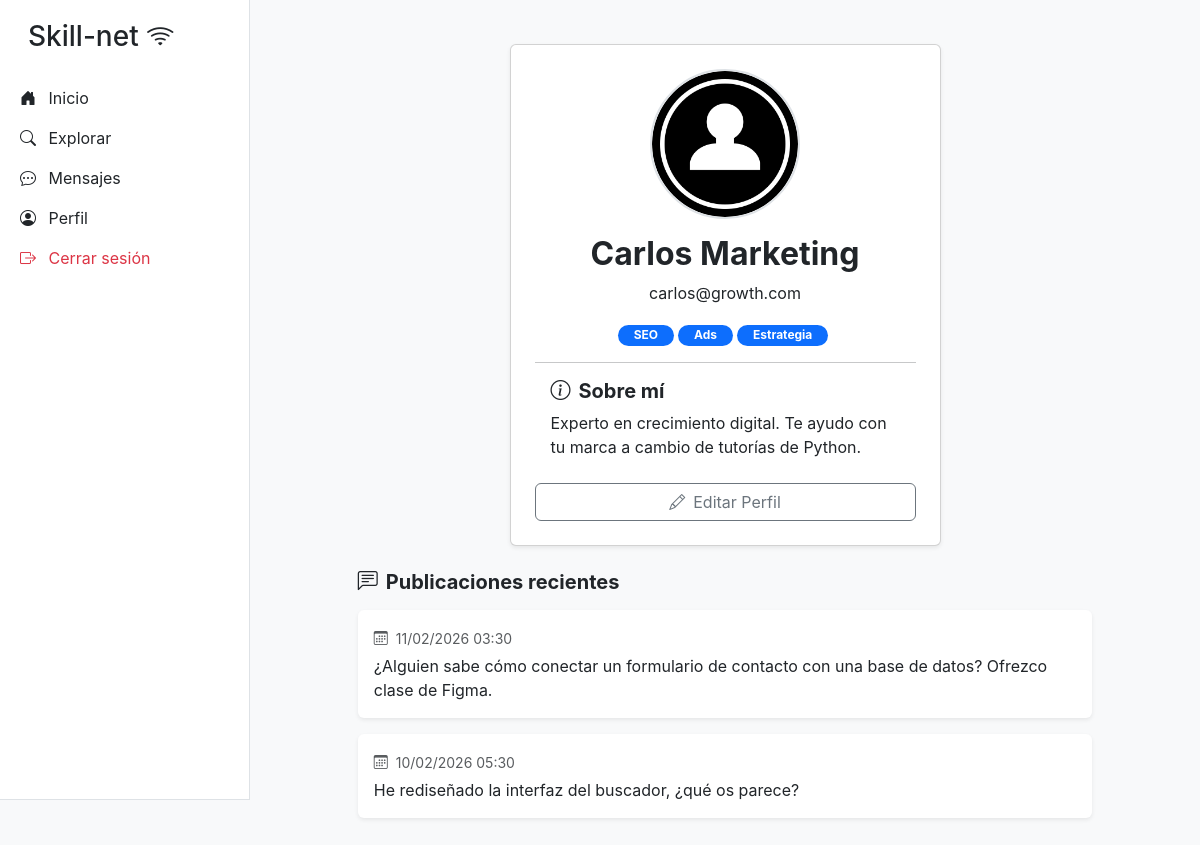
Screenshot of /perfil.php (signed in) with the database file from the repository.
### tables this page shows
CREATE TABLE IF NOT EXISTS usuarios (
    id INT AUTO_INCREMENT PRIMARY KEY,
    nombre VARCHAR(100) NOT NULL,
    email VARCHAR(150) NOT NULL UNIQUE,
    password VARCHAR(255) NOT NULL,
    habilidades TEXT,  
    bio TEXT,
    avatar VARCHAR(255) DEFAULT 'default.png',
    fecha_registro TIMESTAMP DEFAULT CURRENT_TIMESTAMP
);

CREATE TABLE IF NOT EXISTS publicaciones (
    id INT AUTO_INCREMENT PRIMARY KEY,
    id_usuario INT NOT NULL,
    contenido TEXT NOT NULL,
    fecha_publicacion TIMESTAMP DEFAULT CURRENT_TIMESTAMP,
    FOREIGN KEY (id_usuario) REFERENCES usuarios(id) ON DELETE CASCADE
);

### perfil.php (the view, shortened to what this page needs)
<?php
include 'phpscripts/dbconn.php';
$perfil_id = isset($_GET['id']) ? intval($_GET['id']) : $_SESSION['user_id'];
$stmt = $conn->prepare("SELECT nombre, email, habilidades, bio, avatar FROM usuarios WHERE id = ?");
$stmt->bind_param("i", $perfil_id);
$stmt->execute();
$resultado = $stmt->get_result();
$user_perfil = $resultado->fetch_assoc();
$fotoPerfil = (!empty($user_perfil['avatar']) && file_exists("img/" . $user_perfil['avatar']))
    ? $user_perfil['avatar']
    : "user.png";
?>
<!DOCTYPE html>
<html lang="es">
<head>
    <link href="https://cdn.jsdelivr.net/npm/bootstrap@5.3.0/dist/css/bootstrap.min.css" rel="stylesheet">
    <link rel="stylesheet" href="https://cdn.jsdelivr.net/npm/bootstrap-icons@1.11.0/font/bootstrap-icons.css">
    <link rel="stylesheet" href="css/style.css">
</head>
<body>
    <main class="main-content">
        <div class="container mt-4">
            <div class="row justify-content-center">
                <?php include("phpscripts/navbar.php"); ?>
                <div class="col-md-8 col-lg-6">
                    <div class="card shadow-sm mb-4">
                        <div class="card-body text-center p-4">
                            <img src="img/<?php echo $fotoPerfil; ?>"
                                class="rounded-circle mb-3 img-perfil-crop img-perfil-grande mx-auto d-block"
                                alt="Perfil">
                            <h2 class="fw-bold"><?php echo htmlspecialchars($user_perfil['nombre']); ?></h2>
                            <p class=""><?php echo htmlspecialchars($user_perfil['email']); ?></p>
                            <div class="mb-3">
                                <?php
                                $tags = explode(",", $user_perfil['habilidades'] ?? '');
                                foreach ($tags as $tag) {
                                    if (!empty(trim($tag))) {
                                        echo '<span class="badge bg-primary rounded-pill me-1 px-3">' . htmlspecialchars(trim($tag)) . '</span>';
                                    }
                                }
                                ?>
                            </div>
                            <hr>
                            <div class="text-start px-3">
                                <h5 class="fw-bold"><i class="bi bi-info-circle me-2"></i>Sobre mí</h5>
                                <p class="">
                                    <?php echo nl2br(htmlspecialchars($user_perfil['bio'] ?? 'Este usuario aún no tiene biografía.')); ?>
                                </p>
                            </div>
                            <div class="mt-4">
                                <?php if ($perfil_id == $_SESSION['user_id']): ?>
                                    <a href="editar_perfil.php" class="btn btn-outline-secondary w-100">
                                        <i class="bi bi-pencil me-2"></i>Editar Perfil
                                    </a>
                                <?php else: ?>
                                    <a href="mensajes.php?id=<?php echo $perfil_id; ?>" class="btn btn-primary w-100">
                                        <i class="bi bi-chat-fill me-2"></i>Contactar para colaborar
                                    </a>
                                <?php endif; ?>
                            </div>
                        </div>
                    </div>
                </div>
            </div>
            <div class="row justify-content-center">
                <div class="col-md-10 col-lg-10">
                    <h5 class="fw-bold mb-3">
                        <i class="bi bi-chat-left-text me-2"></i>Publicaciones recientes
                    </h5>
                    <?php
                    $stmt_posts = $conn->prepare("SELECT contenido, fecha_publicacion FROM publicaciones WHERE id_usuario = ? ORDER BY fecha_publicacion DESC");
                    $stmt_posts->bind_param("i", $perfil_id);
                    $stmt_posts->execute();
                    $res_posts = $stmt_posts->get_result();
                    if ($res_posts->num_rows > 0) {
                        while ($post = $res_posts->fetch_assoc()) {
                            ?>
                            <div class="card mb-3 shadow-sm border-0">
                                <div class="card-body p-3">
                                    <div class="mb-1">
                                        <small class="text-muted">
                                            <i class="bi bi-calendar3 me-1"></i>
                                            <?php echo date("d/m/Y H:i", strtotime($post['fecha_publicacion'])); ?>
                                        </small>
                                    </div>
                                    <div class="text-start">
                                        <p class="card-text text-dark">
                                            <?php echo nl2br(htmlspecialchars($post['contenido'])); ?>
                                        </p>
                                    </div>
                                </div>
                            </div>
                            <?php
                        }
                    } else {
                        echo '<div class="text-center p-4 bg-white rounded shadow-sm border">
                                <p class="text-muted mb-0">Este usuario aún no ha compartido nada.</p>
                              </div>';
                    }
                    ?>
                </div>
            </div>
        </div>
    </main>
</body>
</html>

### css/style.css (style rules this page uses)
body { font-family: 'SF Pro Display'; font-weight: normal; background-color: #f8f9fa; }
.main-content { margin-left: 250px; padding: 20px; width: calc(100% - 250px); }
.img-perfil-crop { object-fit: cover !important; object-position: center !important; border: 2px solid #dee2e6; }
.img-perfil-grande { width: 150px; height: 150px; }

### rows the page displays
usuarios: avatar (placeholder picture), nombre "Carlos Marketing", email "carlos@growth.com", habilidades "SEO", habilidades "Ads", habilidades "Estrategia", bio "Experto en crecimiento digital. Te ayudo con tu marca a cambio de tutorías de Python."
publicaciones: fecha_publicacion "11/02/2026 03:30", contenido "¿Alguien sabe cómo conectar un formulario de contacto con una base de datos? Ofrezco clase de Figma."
publicaciones: fecha_publicacion "10/02/2026 05:30", contenido "He rediseñado la interfaz del buscador, ¿qué os parece?"
